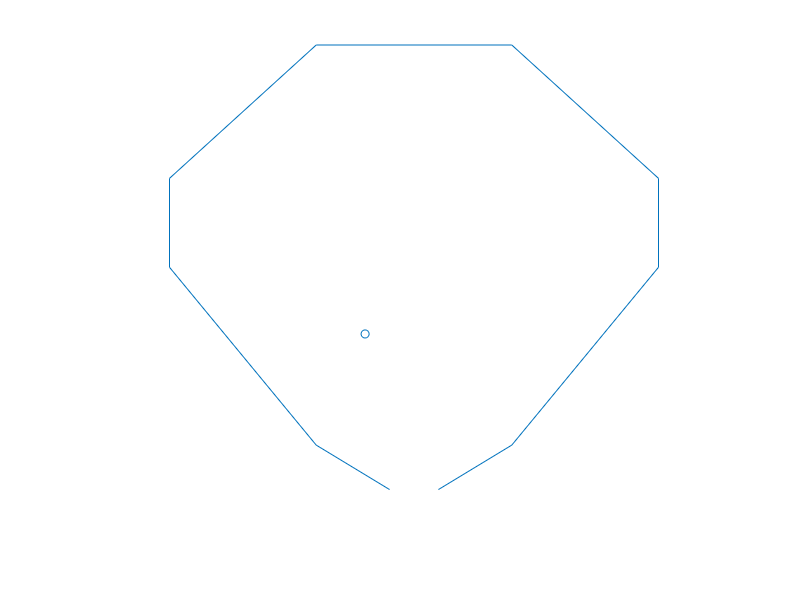

Recreate this plot in MATLAB. (Note: this script raises an error after producing the figure.)
function wrapper()
% Make figure
close all
f = figure;

% Initial conditions
g = -9.8/4;
dt = 0.05;
currentBS = [4 3.5];
currentBS(3) = 4;
currentBS(4) = 8;

% Define Walls
Walls = [...
        0 5 0 7 1; ... % Left
        3 10 7 10 1; ... % Top
        10 5 10 7 1; ... % Right
        0 5 3 1 .9; ... % Bottom left
        10 5 7 1 .9; ... % Bottom right
        0 7 3 10 1; ... Top left
        7 10 10 7 1;]; % Top right
% Plot Walls
hold on
for i = 1:length(Walls(:,1))
    thewall = Walls(i,:);
    xWall = [thewall(1), thewall(3)];
    yWall = [thewall(2), thewall(4)];
    wallfig = line(xWall, yWall);
end
axis([0 10 -1 10])
axis square
axis off

% Define Flippers
FlipLeft = [3 1 4.5 0 .9;]; % Left
FlipRight = [7 1 5.5 0 .9;]; % Right
% Plot FLippers
xFlip = [FlipLeft(1), FlipLeft(3)];
yFlip = [FlipLeft(2), FlipLeft(4)];
leftFlipFig = line(xFlip, yFlip);
xFlip = [FlipRight(3), FlipRight(1)];
yFlip = [FlipRight(4), FlipRight(2)];
rightFlipFig = line(xFlip, yFlip);

% Predetermine values for the endpoints when the flipper rotates

% Get flipper length
flipRad = hypot((FlipLeft(3)-FlipLeft(1)),(FlipLeft(4)-FlipLeft(2)));
% Get angles when it's down and when it's up
thetaDown = atan((FlipLeft(4)-FlipLeft(2))/(FlipLeft(3)-FlipLeft(1)));
thetaUp = -thetaDown;
thetaRange = linspace(thetaDown, thetaUp, 5);
% Get endpoint values based on the range, length, and offset from origin
xRotL = flipRad .* cos(thetaRange) + FlipLeft(1);
xRotR = FlipRight(1) - flipRad .* cos(thetaRange);
yRot = flipRad .* sin(thetaRange) + FlipLeft(2);
% Get max linear velocity of flipper endpoint
vRotL = diff(xRotL);
vRoty = diff(yRot);
newV = hypot(vRotL, vRoty) / dt; % Vector addition
maxV = newV(1);

% Initial ball plot
X = currentBS(1);
Y = currentBS(2);
ballScat = scatter(X,Y);
thefig = gcf;
set(thefig, 'KeyPressFcn', @KeyPress, 'KeyReleaseFcn', @KeyRelease);

lfCount = 0;
rfCount = 0;
leftPos = 0;
rightPos = 0;

while currentBS(2) > -0.1 % While the ball is above y = 0 (the bottom)
    % not >= 0 because of small inaccuracies
    
    if abs(FlipLeft(4) - leftPos) > 1e-5 % If the flipper is not where it's 
    % supposed to be ... 
        lfCount = lfCount + 1*sign(leftPos - FlipLeft(4)); % Increment the stepper
        if (lfCount > 0) && (lfCount <= length(xRotL))
            FlipLeft = [3 1 xRotL(lfCount) yRot(lfCount) maxV]; % Change the pos
        end
    else
        FlipLeft(5) = 0;
    end
    
    if abs(FlipRight(4) - rightPos) > 1e-5
        rfCount = rfCount + 1*sign(rightPos - FlipRight(4));
        if (rfCount > 0) && (rfCount <= length(xRotL))
            FlipRight = [7 1 xRotR(rfCount) yRot(rfCount) maxV];
        end
    else
        FlipRight(5) = 0;
    end
    
    % Update Plots
    set(leftFlipFig, 'XData', [FlipLeft(1), FlipLeft(3)], 'YData', [FlipLeft(2), FlipLeft(4)]);
    set(rightFlipFig, 'XData', [FlipRight(1), FlipRight(3)], 'YData', [FlipRight(2), FlipRight(4)]);

    Flippers = [FlipLeft; FlipRight];
    
    % Apply gravity
    currentBS(4) = currentBS(4) + g * dt;
    currentBS = updateBallState(currentBS, dt, Walls, Flippers);
    set(ballScat, 'XData', currentBS(1), 'YData',currentBS(2))

    drawnow
end

    function KeyPress(~,eventdata)
        % Utilizes keypresses to move the x/y coordinates of the ball or
        % quits the simulation
        switch eventdata.Character
            case 'q'
                currentBS(2) = -Inf;
                close(gcf)
            case 'a'
                leftPos = 2;
            case 'l'
                rightPos = 2;
            case 'r'
                wrapper()
        end
        
    end

    function KeyRelease(~,eventdata)
        switch eventdata.Character
            case 'a'
                leftPos = 0;
            case 'l'
                rightPos = 0;
        end
    end

end
